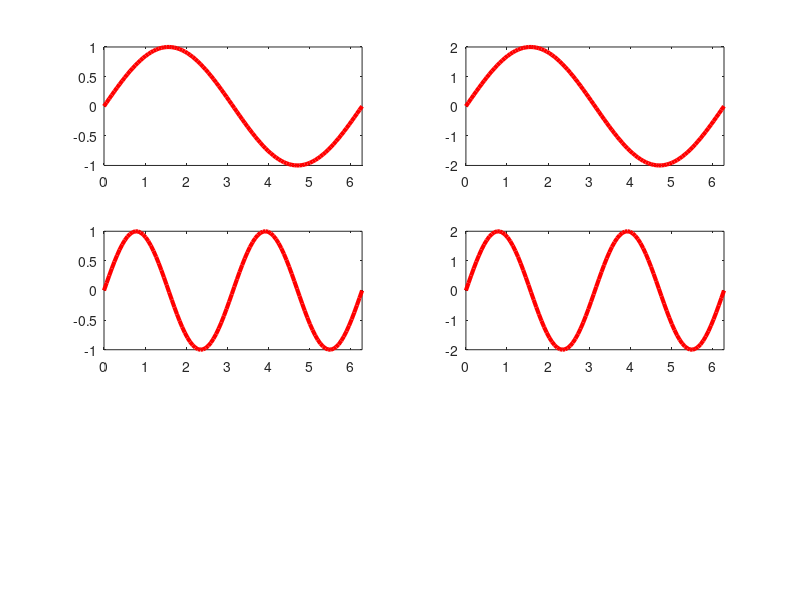

This chart was generated by the following MATLAB code:
x=linspace(0,2*pi);
subplot(3,2,1)
plot(x,sin(x),'-r','LineWidth',3)
axis([0 2*pi -1 1])
subplot(3,2,2)
plot(x,2*sin(x),'-r','LineWidth',3)
axis([0 2*pi -2 2])
subplot(3,2,3)
plot(x,sin(2*x),'-r','LineWidth',3)
axis([0 2*pi -1 1])
subplot(3,2,4)
plot(x,2*sin(2*x),'-r','LineWidth',3)
axis([0 2*pi -2 2])
subplot(3,2,2)
plot(x,2*sin(x),'-r','LineWidth',3)
axis([0 2*pi -2 2])


subplot(3,2,2)
plot(x,2*sin(x),'-r','LineWidth',3)
axis([0 2*pi -2 2])



